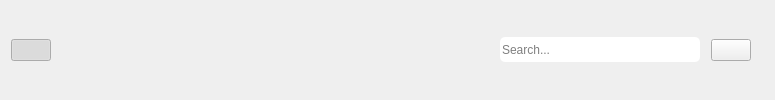
        <widget class="QWidget" name="widget" native="true">
         <layout class="QHBoxLayout" name="horizontalLayout_7">
          <item>
           <layout class="QHBoxLayout" name="horizontalLayout_6">
            <item>
             <widget class="QPushButton" name="pushButton_15">
              <property name="text">
               <string/>
              </property>
              <property name="icon">
               <iconset>
                <normaloff>../../Downloads/icons8-menu-50 (2).png</normaloff>
                <normalon>../../Downloads/icons8-menu-50 (3).png</normalon>../../Downloads/icons8-menu-50 (2).png</iconset>
              </property>
              <property name="iconSize">
               <size>
                <width>30</width>
                <height>30</height>
               </size>
              </property>
              <property name="checkable">
               <bool>true</bool>
              </property>
              <property name="checked">
               <bool>true</bool>
              </property>
              <property name="flat">
               <bool>true</bool>
              </property>
             </widget>
            </item>
           </layout>
          </item>
          <item>
           <spacer name="horizontalSpacer_3">
            <property name="orientation">
             <enum>Qt::Orientation::Horizontal</enum>
            </property>
            <property name="sizeHint" stdset="0">
             <size>
              <width>438</width>
              <height>20</height>
             </size>
            </property>
           </spacer>
          </item>
          <item>
           <layout class="QHBoxLayout" name="horizontalLayout_5">
            <item>
             <widget class="QLineEdit" name="lineEdit">
              <property name="styleSheet">
               <string notr="true">QLineEdit{
width: 200px;
height: 25px;
margin : 5px;
background-color: white;
font-family: 'Raleway', sans-serif;
border-radius: 5px;
}
QLineEdit:hover{
background-color: #ddd;
 color: black;

}
</string>
              </property>
              <property name="maxLength">
               <number>9</number>
              </property>
              <property name="placeholderText">
               <string>Search...</string>
              </property>
             </widget>
            </item>
            <item>
             <widget class="QPushButton" name="pushButton_16">
              <property name="styleSheet">
               <string notr="true"/>
              </property>
              <property name="text">
               <string/>
              </property>
              <property name="icon">
               <iconset>
                <normaloff>../../Downloads/icons8-search-50.png</normaloff>
                <normalon>../../Downloads/icons8-search-50 (1).png</normalon>../../Downloads/icons8-search-50.png</iconset>
              </property>
              <property name="checkable">
               <bool>true</bool>
              </property>
              <property name="flat">
               <bool>false</bool>
              </property>
             </widget>
            </item>
            <item>
             <widget class="QLabel" name="label_6">
              <property name="text">
               <string/>
              </property>
             </widget>
            </item>
           </layout>
          </item>
         </layout>
        </widget>
